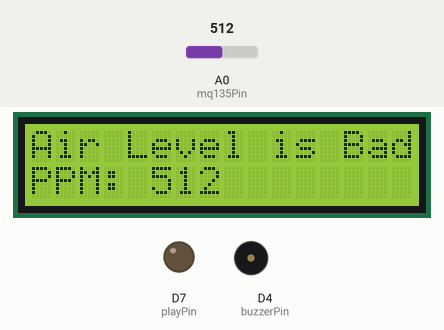
Simulated run of this sketch. Board: ESP8266 (NodeMCU). Parts: 16×2 character LCD, output pins drawn as LEDs (lit = HIGH), buzzer (waves = sounding, pin HIGH). The inputs (shaded band) are chosen by the test bench; at power-on: A0 (mq135Pin) = 512. WiFi joins after 1.5 s; servers stay silent unless stated.

Above: at 3.0 s.
3.1 s: A0 (mq135Pin) set to 156
At 7.7 s:
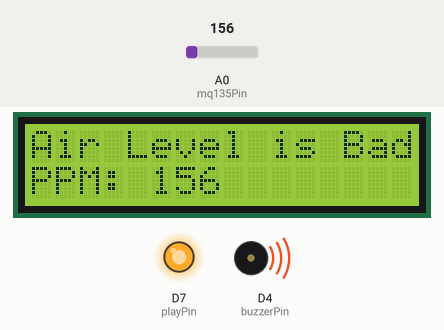
10.8 s: A0 (mq135Pin) set to 140
At 11.7 s:
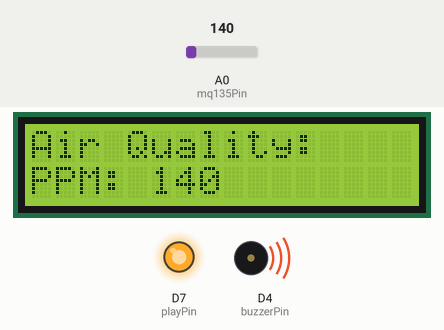
14.6 s: A0 (mq135Pin) set to 160
At 15.4 s:
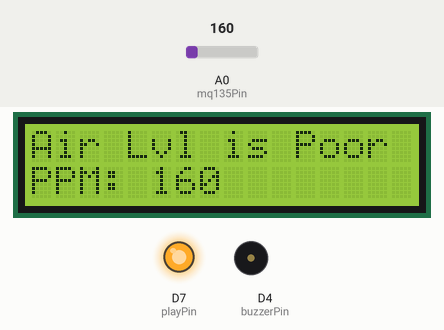
Timing chart, 0 to 28.3 s (numbered marks = the images above; inputs shaded):
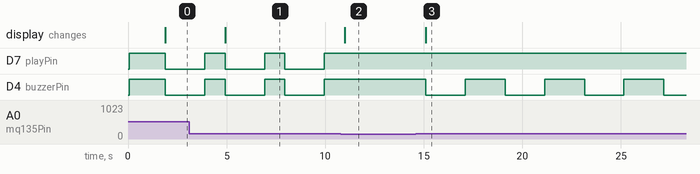

Measured:
- the behaviour switches between 150 and 149 on A0 (mq135Pin) (found by bisection; images 1 and 2)
- after the input at 3.1 s, the display: changes after 1.8 s (image 1)
- after the input at 10.8 s, D7 (playPin), D4 (buzzerPin): stays HIGH (without the input it goes to LOW after 0.18 s); the display: changes after 0.18 s (image 2)
- after the input at 14.6 s, D4 (buzzerPin): alternates HIGH for 2.0 s and LOW for 2.0 s, starting after 0.50 s; the display: changes after 0.50 s (image 3)
- by itself, D7 (playPin), D4 (buzzerPin): alternates HIGH for 1.0 s and LOW for 2.0 s

The sketch:

newsketchprojectsundar.ino
```cpp
#define BLYNK_TEMPLATE_ID "TMPL6mgeJ9KL9"
#define BLYNK_TEMPLATE_NAME "Air pollution detection in vehicles"
#define BLYNK_AUTH_TOKEN "vc9GEk5vh58qRjETxvVQb173PVCIRY51"

#include <Wire.h>
#include <LiquidCrystal_I2C.h>
#include <ESP8266WiFi.h>
#include <BlynkSimpleEsp8266.h>

char ssid[] = "UseYourOwnWifi";
char pass[] = "Password";

LiquidCrystal_I2C lcd(0x27, 16, 2); // Adjust if different
const int buzzerPin = D4;
const int mq135Pin = A0;
const int playPin = D7; // PLAY pin for ISD1820
const int thresholdLevel1Start = 150; // Level 1 activation threshold
const int thresholdLevel1Stop = 101;  // Level 1 deactivation threshold
const int thresholdLevel2Start = 200; // Level 2 activation threshold
const int thresholdLevel2Stop = 151;  // Level 2 deactivation threshold

bool level1Active = false;
bool level2Active = false;

void setup() {
  lcd.init();
  lcd.backlight();

  pinMode(buzzerPin, OUTPUT);
  pinMode(mq135Pin, INPUT);
  pinMode(playPin, OUTPUT);

  digitalWrite(buzzerPin, HIGH); // Ensure buzzer is off
  digitalWrite(playPin, HIGH); // Ensure ISD1820 is not playing

  WiFi.begin(ssid, pass);
  Blynk.begin(BLYNK_AUTH_TOKEN, ssid, pass);
}

void loop() {
  Blynk.run();

  int mq135Value = analogRead(mq135Pin);

  // Check and update the status of air quality levels
  if (mq135Value >= thresholdLevel2Start) {
    level2Active = true;
    level1Active = false;
  } else if (mq135Value >= thresholdLevel1Start && mq135Value < thresholdLevel2Start) {
    if (!level2Active) {
      level1Active = true;
    }
  } else if (mq135Value < thresholdLevel1Stop) {
    level1Active = false;
  } else if (mq135Value < thresholdLevel2Stop) {
    level2Active = false;
  }

  // Update LCD display based on air quality level
  lcd.setCursor(0, 0);
  if (level2Active) {
    lcd.print("Air Level is Bad");
  } else if (level1Active) {
    lcd.print("Air Lvl is Poor ");
  } else {
    lcd.print("Air Quality:      ");
  }

  lcd.setCursor(0, 1);
  lcd.print("PPM: ");
  lcd.print(mq135Value);
  lcd.print("    "); // Clear extra characters

  Blynk.virtualWrite(V5, mq135Value); // Send data to Blynk app

  // Activate alerts based on air quality level
  if (level1Active && !level2Active) {
    digitalWrite(buzzerPin, LOW); // Buzzer ON
    delay(2000); // Buzzer stays on for 2 seconds
    digitalWrite(buzzerPin, HIGH); // Buzzer OFF
    delay(1000); // Buzzer stays off for 1 second
  } else if (level2Active) {
    digitalWrite(buzzerPin, LOW); // Buzzer ON
    digitalWrite(playPin, LOW); // Voice module PLAY
    delay(2000); // Stay on for 2 seconds
    digitalWrite(buzzerPin, HIGH); // Buzzer OFF
    digitalWrite(playPin, HIGH); // Voice module STOP
  } else {
    digitalWrite(buzzerPin, HIGH); // Deactivate buzzer
    digitalWrite(playPin, HIGH); // Deactivate voice module
  }

  delay(1000); // Delay at end of loop
}
```
